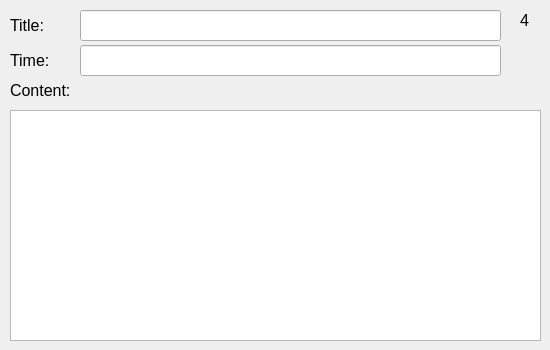
      <widget class="QWidget" name="Page4">
       <widget class="QLabel" name="label_10">
        <property name="geometry">
         <rect>
          <x>10</x>
          <y>15</y>
          <width>111</width>
          <height>21</height>
         </rect>
        </property>
        <property name="font">
         <font>
          <pointsize>12</pointsize>
         </font>
        </property>
        <property name="text">
         <string>Title:</string>
        </property>
       </widget>
       <widget class="QLabel" name="label_11">
        <property name="geometry">
         <rect>
          <x>10</x>
          <y>50</y>
          <width>91</width>
          <height>21</height>
         </rect>
        </property>
        <property name="font">
         <font>
          <pointsize>12</pointsize>
         </font>
        </property>
        <property name="text">
         <string>Time:</string>
        </property>
       </widget>
       <widget class="QLineEdit" name="title_4">
        <property name="geometry">
         <rect>
          <x>80</x>
          <y>10</y>
          <width>421</width>
          <height>31</height>
         </rect>
        </property>
        <property name="readOnly">
         <bool>true</bool>
        </property>
       </widget>
       <widget class="QLineEdit" name="time_4">
        <property name="geometry">
         <rect>
          <x>80</x>
          <y>45</y>
          <width>421</width>
          <height>31</height>
         </rect>
        </property>
        <property name="readOnly">
         <bool>true</bool>
        </property>
       </widget>
       <widget class="QLabel" name="label_12">
        <property name="geometry">
         <rect>
          <x>10</x>
          <y>80</y>
          <width>211</width>
          <height>21</height>
         </rect>
        </property>
        <property name="font">
         <font>
          <pointsize>12</pointsize>
         </font>
        </property>
        <property name="text">
         <string>Content:</string>
        </property>
       </widget>
       <widget class="QLabel" name="label_34">
        <property name="geometry">
         <rect>
          <x>520</x>
          <y>10</y>
          <width>21</width>
          <height>21</height>
         </rect>
        </property>
        <property name="font">
         <font>
          <pointsize>12</pointsize>
         </font>
        </property>
        <property name="layoutDirection">
         <enum>Qt::LeftToRight</enum>
        </property>
        <property name="frameShape">
         <enum>QFrame::NoFrame</enum>
        </property>
        <property name="text">
         <string>4</string>
        </property>
       </widget>
       <widget class="QPlainTextEdit" name="plainTextEdit_4">
        <property name="geometry">
         <rect>
          <x>10</x>
          <y>110</y>
          <width>531</width>
          <height>231</height>
         </rect>
        </property>
        <property name="readOnly">
         <bool>true</bool>
        </property>
       </widget>
      </widget>
